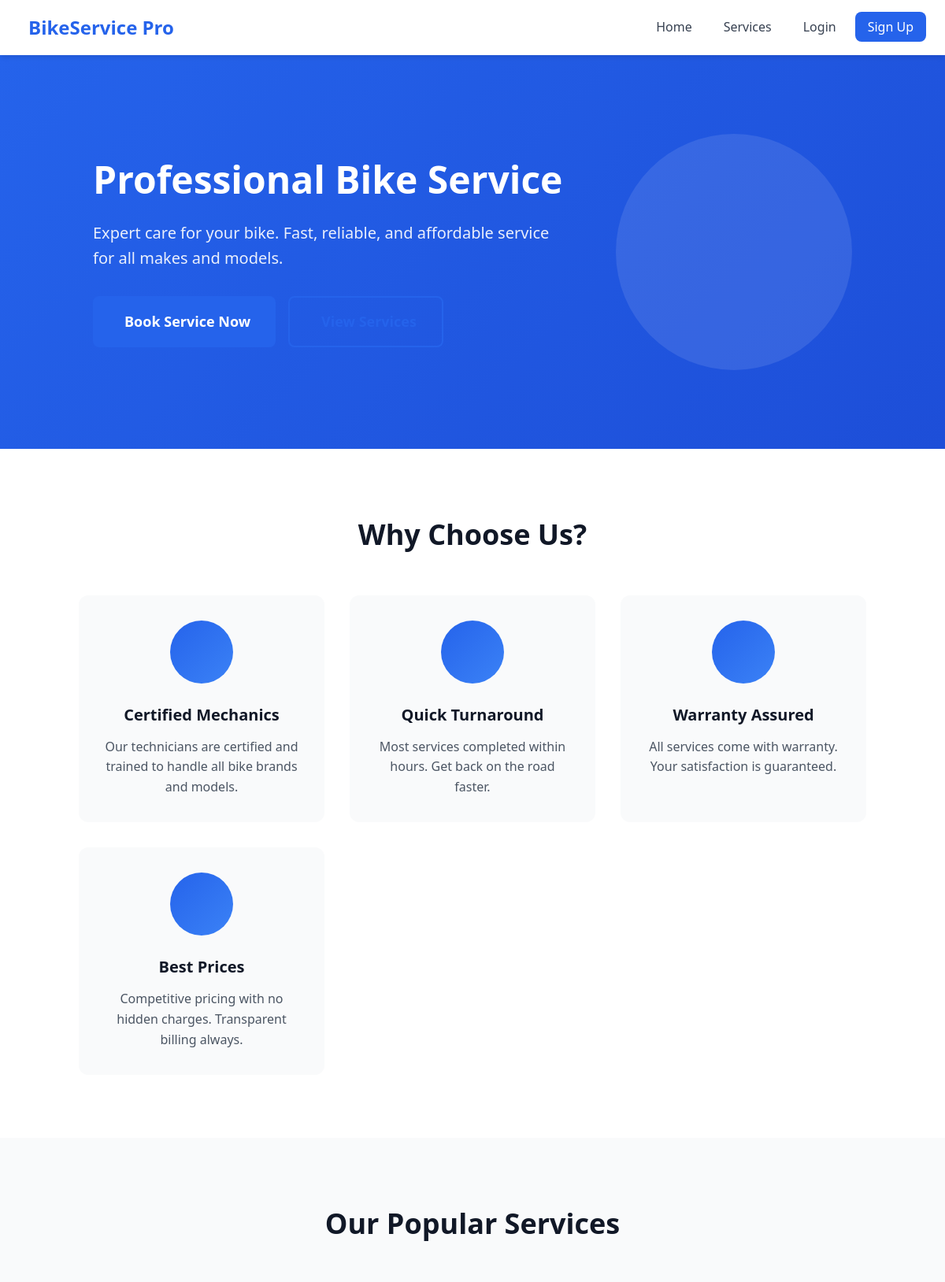
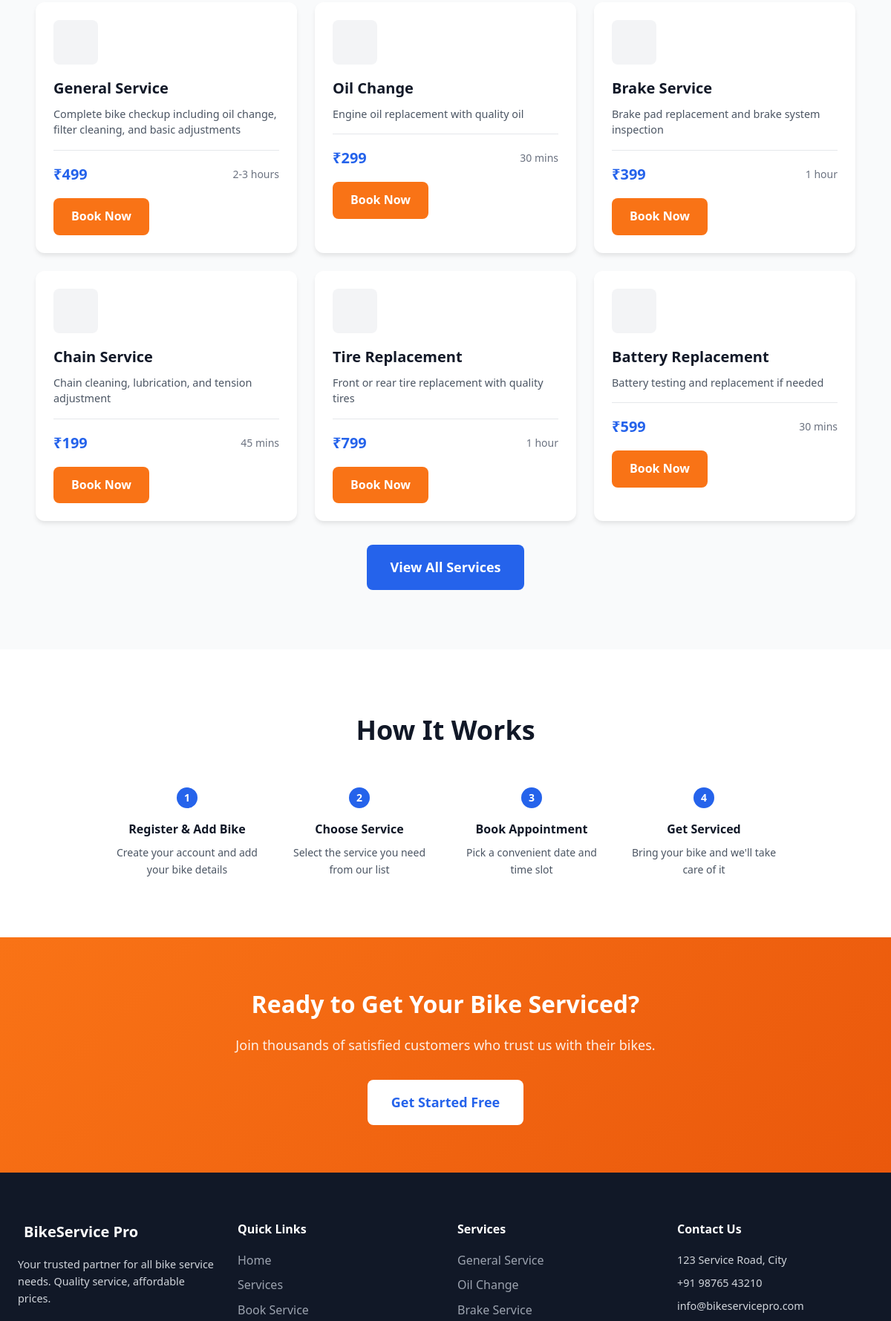
The page / (upper part) on the database its author committed (2 pictures, top to bottom).
### tables this page shows
CREATE TABLE services
                 (
                     id
                     INTEGER
                     PRIMARY
                     KEY
                     AUTOINCREMENT,
                     name
                     TEXT
                     NOT
                     NULL,
                     description
                     TEXT,
                     price
                     REAL
                     NOT
                     NULL,
                     duration
                     TEXT,
                     category
                     TEXT
                 );

### app.py (the view)
@app.route('/')
def index():
    conn = get_db()
    services = conn.execute('SELECT * FROM services LIMIT 6').fetchall()
    conn.close()
    return render_template('index.html', services=services)

### app.py (called while the page is built)
def get_db():
    conn = sqlite3.connect('bike_service.db')
    conn.row_factory = sqlite3.Row
    return conn

### templates/index.html (shortened to what this page needs)
{% extends 'base.html' %}
{% block content %}
<section class="hero">
    <div class="hero-content">
        <h1>Professional Bike Service</h1>
        <p>Expert care for your bike. Fast, reliable, and affordable service for all makes and models.</p>
        <div class="hero-buttons">
            <a href="{{ url_for('book_service') }}" class="btn btn-primary btn-lg">
                 Book Service Now
            </a>
            <a href="{{ url_for('services') }}" class="btn btn-outline btn-lg">
            </a>
        </div>
    </div>
    <div class="hero-image">
        <div class="hero-bike-icon">
        </div>
    </div>
</section>
<section class="features">
    <div class="container">
        <h2 class="section-title">Why Choose Us?</h2>
        <div class="features-grid">
            <div class="feature-card">
                <div class="feature-icon">
                </div>
                <h3>Certified Mechanics</h3>
                <p>Our technicians are certified and trained to handle all bike brands and models.</p>
            </div>
            <div class="feature-card">
                <div class="feature-icon">
                </div>
                <h3>Quick Turnaround</h3>
                <p>Most services completed within hours. Get back on the road faster.</p>
            </div>
            <div class="feature-card">
                <div class="feature-icon">
                </div>
                <h3>Warranty Assured</h3>
                <p>All services come with warranty. Your satisfaction is guaranteed.</p>
            </div>
            <div class="feature-card">
                <div class="feature-icon">
                </div>
                <h3>Best Prices</h3>
                <p>Competitive pricing with no hidden charges. Transparent billing always.</p>
            </div>
        </div>
    </div>
</section>
<section class="services-preview">
    <div class="container">
        <h2 class="section-title">Our Popular Services</h2>
        <div class="services-grid">
            {% for service in services %}
            <div class="service-card">
                <div class="service-icon">
                </div>
                <h3>{{ service.name }}</h3>
                <p>{{ service.description }}</p>
                <div class="service-meta">
                    <span class="service-price">₹{{ "%.0f"|format(service.price) }}</span>
                    <span class="service-duration"> {{ service.duration }}</span>
                </div>
                <a href="{{ url_for('book_service', service_id=service.id) }}" class="btn btn-secondary">Book Now</a>
            </div>
            {% endfor %}
        </div>
        <div class="text-center">
            <a href="{{ url_for('services') }}" class="btn btn-primary btn-lg">View All Services</a>
        </div>
    </div>
</section>
<section class="how-it-works">
    <div class="container">
        <h2 class="section-title">How It Works</h2>
        <div class="steps-container">
            <div class="step">
                <div class="step-number">1</div>
                <div class="step-content">
                    <h3>Register & Add Bike</h3>
                    <p>Create your account and add your bike details</p>
                </div>
            </div>
            <div class="step">
                <div class="step-number">2</div>
                <div class="step-content">
                    <h3>Choose Service</h3>
                    <p>Select the service you need from our list</p>
                </div>
            </div>
            <div class="step">
                <div class="step-number">3</div>
                <div class="step-content">
                    <h3>Book Appointment</h3>
                    <p>Pick a convenient date and time slot</p>
                </div>
            </div>
            <div class="step">
                <div class="step-number">4</div>
                <div class="step-content">
                    <h3>Get Serviced</h3>
                    <p>Bring your bike and we'll take care of it</p>
                </div>
            </div>
        </div>
    </div>
</section>
<section class="cta-section">
    <div class="container">
        <h2>Ready to Get Your Bike Serviced?</h2>
        <p>Join thousands of satisfied customers who trust us with their bikes.</p>
        {% if not session.user_id %}
            <a href="{{ url_for('register') }}" class="btn btn-light btn-lg">Get Started Free</a>
        {% else %}
            <a href="{{ url_for('book_service') }}" class="btn btn-light btn-lg">Book Your Service</a>
        {% endif %}
    </div>
</section>
{% endblock %}

### rows shown on the page
services: name "General Service", description "Complete bike checkup including oil change, filter cleaning, and basic adjustments", price "499", duration "2-3 hours"
services: name "Oil Change", description "Engine oil replacement with quality oil", price "299", duration "30 mins"
services: name "Brake Service", description "Brake pad replacement and brake system inspection", price "399", duration "1 hour"
services: name "Chain Service", description "Chain cleaning, lubrication, and tension adjustment", price "199", duration "45 mins"
services: name "Tire Replacement", description "Front or rear tire replacement with quality tires", price "799", duration "1 hour"
services: name "Battery Replacement", description "Battery testing and replacement if needed", price "599", duration "30 mins"
